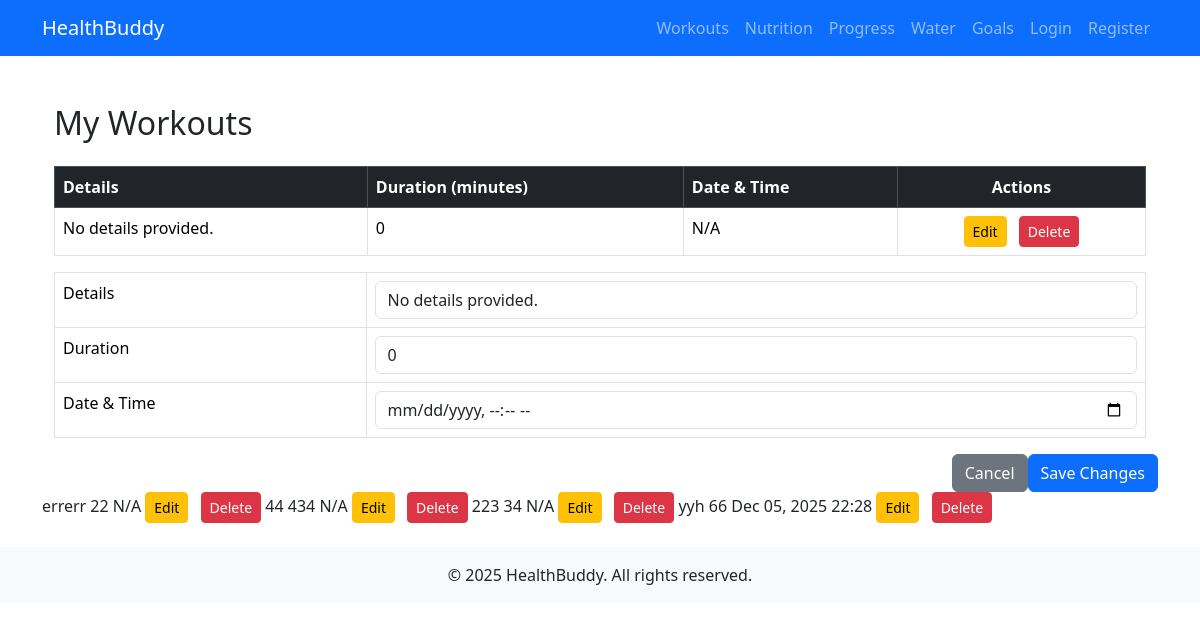
The page /workouts/ on the database its author committed.
### workouts/models.py (models this page shows, shortened)
class Workout(models.Model):
    title = models.CharField(max_length=200, default='Untitled Workout')
    details = models.TextField(default='No details provided.')
    duration = models.IntegerField(default=0)  # duration in minutes
    workout_datetime = models.DateTimeField(null=True, blank=True)  # new field
    created_at = models.DateTimeField(auto_now_add=True)

### workouts/views.py (the view)
# urls.py: path('', views.workouts_list, name='workouts_list'),
def workouts_list(request):
    workouts = Workout.objects.all()
    return render(request, 'workouts/workouts_list.html', {'workouts': workouts})

### workouts/templates/workouts/workouts_list.html (shortened to what this page needs)
{% extends 'workouts/base.html' %}
{% block content %}
<div class="container mt-5">
    <h2 class="mb-4">My Workouts</h2>
    <table class="table table-bordered table-hover">
        <thead class="table-dark">
            <tr>
                <th>Details</th>
                <th>Duration (minutes)</th>
                <th>Date & Time</th>
                <th class="text-center">Actions</th>
            </tr>
        </thead>
        <tbody>
            {% for workout in workouts %}
            <tr>
                <td>{{ workout.details }}</td>
                <td>{{ workout.duration }}</td>
                <td>
                    {% if workout.workout_datetime %}
                        {{ workout.workout_datetime|date:"M d, Y H:i" }}
                    {% else %}
                        N/A
                    {% endif %}
                </td>
                <td class="text-center">
                    <button type="button" class="btn btn-warning btn-sm me-2" data-bs-toggle="modal" data-bs-target="#editWorkoutModal{{ workout.id }}">
                        Edit
                    </button>
                    <a href="{% url 'workouts:delete_workout' workout.id %}" class="btn btn-danger btn-sm">Delete</a>
                </td>
            </tr>
            <div class="modal fade" id="editWorkoutModal{{ workout.id }}" tabindex="-1" aria-labelledby="editWorkoutLabel{{ workout.id }}" aria-hidden="true">
                <div class="modal-dialog">
                    <div class="modal-content">
                        <form method="POST" action="{% url 'workouts:edit_workout' workout.id %}">
                            <div class="modal-body">
                                <table class="table table-bordered">
                                    <tbody>
                                        <tr>
                                            <td>Details</td>
                                            <td>
                                                <input type="text" name="details" value="{{ workout.details }}" class="form-control" required>
                                            </td>
                                        </tr>
                                        <tr>
                                            <td>Duration</td>
                                            <td>
                                                <input type="number" name="duration" value="{{ workout.duration }}" class="form-control" min="1" required>
                                            </td>
                                        </tr>
                                        <tr>
                                            <td>Date & Time</td>
                                            <td>
                                                <input type="datetime-local" name="workout_datetime" value="{{ workout.workout_datetime|date:'Y-m-d\\TH:i' }}" class="form-control">
                                            </td>
                                        </tr>
                                    </tbody>
                                </table>
                            </div>
                            <div class="modal-footer">
                                <button type="button" class="btn btn-secondary" data-bs-dismiss="modal">Cancel</button>
                                <button type="submit" class="btn btn-primary">Save Changes</button>
                            </div>
                        </form>
                    </div>
                </div>
            </div>
            {% endfor %}
        </tbody>
    </table>
</div>
{% endblock %}

### rows shown on the page
Workout: details "No details provided.", duration "0", shows "N/A"
Workout: details "errerr", duration "22", shows "N/A"
Workout: details "44", duration "434", shows "N/A"
Workout: details "223", duration "34", shows "N/A"
Workout: details "yyh", duration "66", workout_datetime "Dec 05, 2025 22:28"
